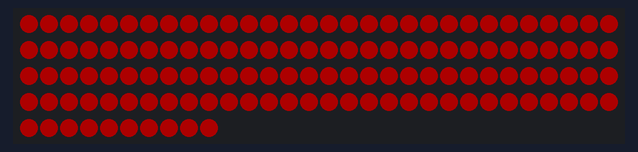
This sketch was run on a simulated ESP8266 (NodeMCU). Parts: 130 RGB LEDs in strip order, left to right, continuing on the next row. Dim RGB values are drawn brighter than linear.

Above: at 0.1 s.

The sketch:

WS2812B_FastLED.ino
```cpp
#include <FastLED.h>

#define NUM_LEDS 130
#define LED_PIN  D4

CRGB leds[NUM_LEDS];

void setup() {
  FastLED.addLeds<WS2812B, LED_PIN, GRB>(leds, NUM_LEDS);
  FastLED.setBrightness(50);
}

void loop() {
  leds[0]= CRGB::Red;
  leds[1]= CRGB::Red;
  leds[2]= CRGB::Red;
  leds[3]= CRGB::Red;
  leds[4]= CRGB::Red;
  leds[5]= CRGB::Red;
  leds[6]= CRGB::Red;
  leds[7]= CRGB::Red;
  leds[8]= CRGB::Red;
  leds[9]= CRGB::Red;
  leds[10]= CRGB::Red;
  leds[11]= CRGB::Red;
  leds[12]= CRGB::Red;
  leds[13]= CRGB::Red;
  leds[14]= CRGB::Red;
  leds[15]= CRGB::Red;
  leds[16]= CRGB::Red;
  leds[17]= CRGB::Red;
  leds[18]= CRGB::Red;
  leds[19]= CRGB::Red;
  leds[20]= CRGB::Red;
  leds[21]= CRGB::Red;
  leds[22]= CRGB::Red;
  leds[23]= CRGB::Red;
  leds[24]= CRGB::Red;
  leds[25]= CRGB::Red;
  leds[26]= CRGB::Red;
  leds[27]= CRGB::Red;
  leds[28]= CRGB::Red;
  leds[29]= CRGB::Red;
  leds[30]= CRGB::Red;
  leds[31]= CRGB::Red;
  leds[32]= CRGB::Red;
  leds[33]= CRGB::Red;
  leds[34]= CRGB::Red;
  leds[35]= CRGB::Red;
  leds[36]= CRGB::Red;
  leds[37]= CRGB::Red;
  leds[38]= CRGB::Red;
  leds[39]= CRGB::Red;
  leds[40]= CRGB::Red;
  leds[41]= CRGB::Red;
  leds[42]= CRGB::Red;
  leds[43]= CRGB::Red;
  leds[44]= CRGB::Red;
  leds[45]= CRGB::Red;
  leds[46]= CRGB::Red;
  leds[47]= CRGB::Red;
  leds[48]= CRGB::Red;
  leds[49]= CRGB::Red;
  leds[50]= CRGB::Red;
  leds[51]= CRGB::Red;
  leds[52]= CRGB::Red;
  leds[53]= CRGB::Red;
  leds[54]= CRGB::Red;
  leds[55]= CRGB::Red;
  leds[56]= CRGB::Red;
  leds[57]= CRGB::Red;
  leds[58]= CRGB::Red;
  leds[59]= CRGB::Red;
  leds[60]= CRGB::Red;
  leds[61]= CRGB::Red;
  leds[62]= CRGB::Red;
  leds[63]= CRGB::Red;
  leds[64]= CRGB::Red;
  leds[65]= CRGB::Red;
  leds[66]= CRGB::Red;
  leds[67]= CRGB::Red;
  leds[68]= CRGB::Red;
  leds[69]= CRGB::Red;
  leds[70]= CRGB::Red;
  leds[71]= CRGB::Red;
  leds[72]= CRGB::Red;
  leds[73]= CRGB::Red;
  leds[74]= CRGB::Red;
  leds[75]= CRGB::Red;
  leds[76]= CRGB::Red;
  leds[77]= CRGB::Red;
  leds[78]= CRGB::Red;
  leds[79]= CRGB::Red;
  leds[80]= CRGB::Red;
  leds[81]= CRGB::Red;
  leds[82]= CRGB::Red;
  leds[83]= CRGB::Red;
  leds[84]= CRGB::Red;
  leds[85]= CRGB::Red;
  leds[86]= CRGB::Red;
  leds[87]= CRGB::Red;
  leds[88]= CRGB::Red;
  leds[89]= CRGB::Red;
  leds[90]= CRGB::Red;
  leds[91]= CRGB::Red;
  leds[92]= CRGB::Red;
  leds[93]= CRGB::Red;
  leds[94]= CRGB::Red;
  leds[95]= CRGB::Red;
  leds[96]= CRGB::Red;
  leds[97]= CRGB::Red;
  leds[98]= CRGB::Red;
  leds[99]= CRGB::Red;
  leds[100]= CRGB::Red;
  leds[101]= CRGB::Red;
  leds[102]= CRGB::Red;
  leds[103]= CRGB::Red;
  leds[104]= CRGB::Red;
  leds[105]= CRGB::Red;
  leds[106]= CRGB::Red;
  leds[107]= CRGB::Red;
  leds[108]= CRGB::Red;
  leds[109]= CRGB::Red;
  leds[110]= CRGB::Red;
  leds[111]= CRGB::Red;
  leds[112]= CRGB::Red;
  leds[113]= CRGB::Red;
  leds[114]= CRGB::Red;
  leds[115]= CRGB::Red;
  leds[116]= CRGB::Red;
  leds[117]= CRGB::Red;
  leds[118]= CRGB::Red;
  leds[119]= CRGB::Red;
  leds[120]= CRGB::Red;
  leds[121]= CRGB::Red;
  leds[122]= CRGB::Red;
  leds[123]= CRGB::Red;
  leds[124]= CRGB::Red;
  leds[125]= CRGB::Red;
  leds[126]= CRGB::Red;
  leds[127]= CRGB::Red;
  leds[128]= CRGB::Red;
  leds[129]= CRGB::Red;
  leds[130]= CRGB::Red;
  FastLED.show();
}
```
